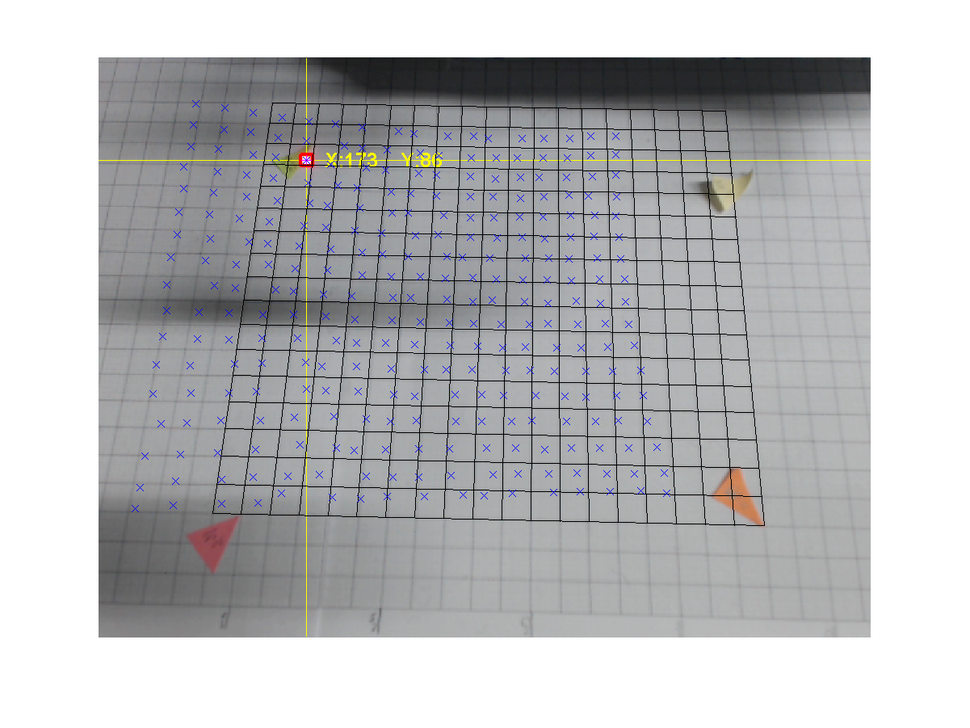
%> input picture Laser Controller/MATLAB/FullCalibration_training (2013-01-15, 18.32).png, 970 x 728 px, shrunk from 1201 x 901 before the run
$ octave --eval "result = util_findlaser(imread('FullCalibration_training (2013-01-15, 18.32).png'));"   (GNU Octave 9; MATLAB toolbox functions it lacks are replaced by stand-ins)
%> lines starting %> are read from the running program, lines starting %| are printed output that depends on the picture; in (x1, y1, x2, y2) boxes, pixels count from 0 and x2, y2 are one past the last pixel; in counts of white or black regions, pixels touching at a corner belong together; the program's own positions count from 1
%http://www.mathworks.co.uk/products/imaq/examples.html?file=/products/demos/shipping/imaq/demoimaq_LaserTracking.html
%function [col, row, laser, properties] = util_findlaser(frame)
function [col, row, boundingBox, area] = util_findlaser(frame)
%UTIL_FINDLASER Return laser coordinates in an image frame.
%
%    [X, Y, LASER] = UTIL_FINDLASER(FRAME) processes the image FRAME
%    and returns the X and Y pixel coorindate that corresponds to the centroid
%    of the laser point in the image. If no laser point is detected, NaN will
%    be returned for these values instead. LASER is a binary matrix indicating
%    where the laser might be located.
%
%    The algorithm used performs the following 4 steps:
%       1) Inspects the red plane of the image and finds the highest intensity
%          value present.
%       2) Searches for all locations in the image where this maximum value
%          occurs, creating a binary image of potential laser locations.
%       3) Performs a blob analysis to find the largest connected component
%          in the binary image. The centroid of this component is considered to
%          be the location of the laser, given in pixel coordinates.
%       4) A final check is made to ensure that the number of pixels in the
%          blob of interest is larger than a threshold so that random noise can be
%          rejected and not considered a false positive sighting of a laser.
%

%    DH 2-16-03
%    Copyright 2001-2009 The MathWorks, Inc.
%    $Revision: 1.1.6.3 $  $Date: 2009/05/14 17:02:29 $

% If rgb, take the red plane.  If gray scale, do nothing.
red = frame(:, :, 1);
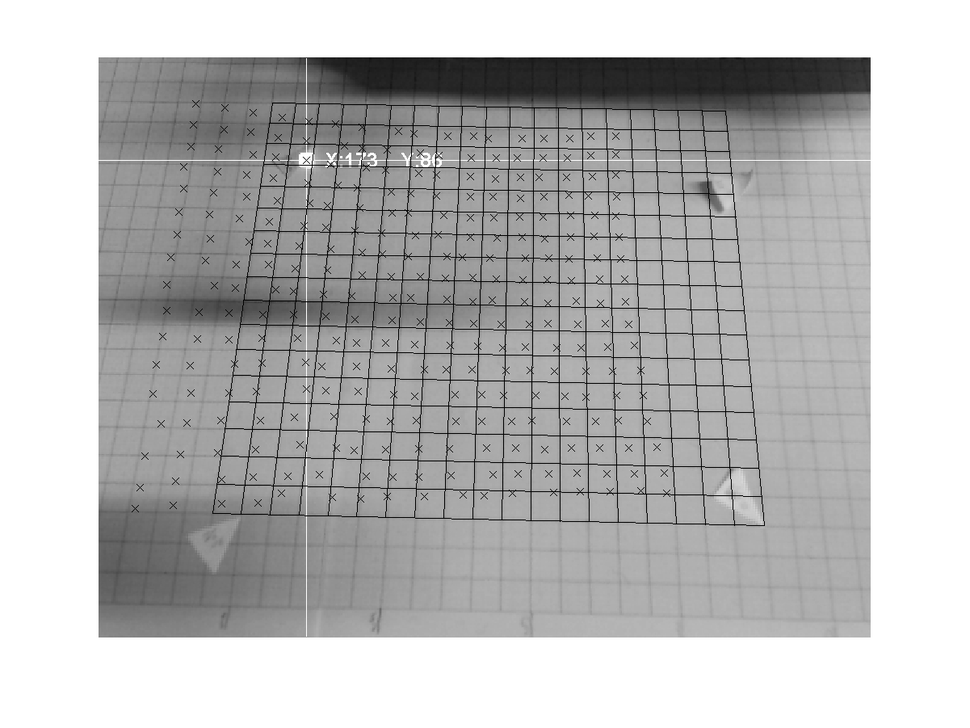
%> red: size 728x970 uint8; min 0, max 255, mean 185.5
%white = (frame(:, :, 1) + frame(1, :, :) + frame(:, 1, :))/3;

% Binary matrix of where laser is.
laser = (red >= (0.90 * double(max(red(:)))));
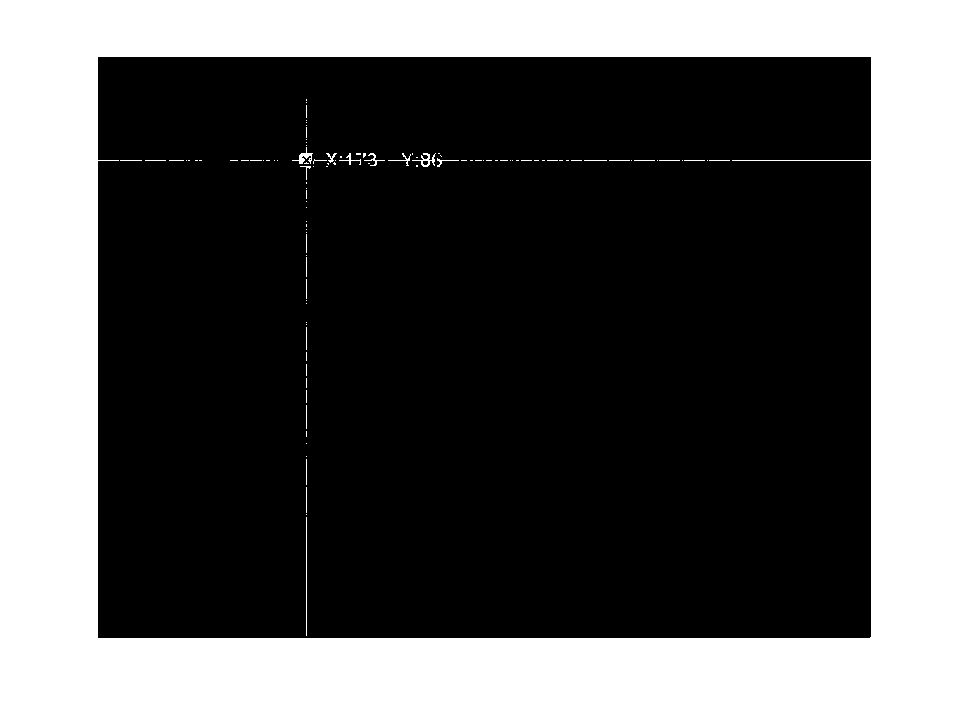
%> laser: size 728x970 logical; 36.6% white; 106 white regions (82 under 20 px)
%laser = (red >= (0.80 * double(max(red(:)))));
%laser = (white>= (0.80 * double(max(red(:)))));
props = regionprops(bwlabel(laser), 'Area', 'Centroid', 'BoundingBox');
%> props = 106 regions; largest, box (x1, y1, x2, y2), Area and Centroid: (0, 0, 970, 728) 257208 [486.5 393.2], (306, 517, 307, 636) 119 [307 577], (292, 147, 313, 164) 111 [305 157.9], (412, 153, 436, 167) 110 [427.4 160.6], (364, 153, 385, 166) 60 [374.4 160.1]
area = [props.Area];
%> area = 106 values, max 257208 at index 1, min 1 at index 5, mean 2438.6
[num_pixels, index] = max(area);
%> num_pixels = 257208; index = 1

threshold = 5;
if (num_pixels > threshold)
    % Area of laser is big enough, get region info.
    row = props(index).Centroid(2);
%> row = 393.2
    col = props(index).Centroid(1);
%> col = 486.5

    %properties.Area        = props(index).Area       ;
    %properties.Centroid    = props(index).Centroid   ;
    %properties.BoundingBox = props(index).BoundingBox;

    boundingBox = props(index).BoundingBox;
%> boundingBox = [0.5 0.5 970 728]
    area        = props(index).Area       ;
%> area = 257208
%> `result = util_findlaser(imread('FullCalibration_training (2013-01-15, ..`: result = 486.5
else
    % Area of laser is too small to get past the threshold.
    row = NaN;
    col = NaN;

    %properties = Nan;
    area = NaN;
    boundingBox = NaN;
end
